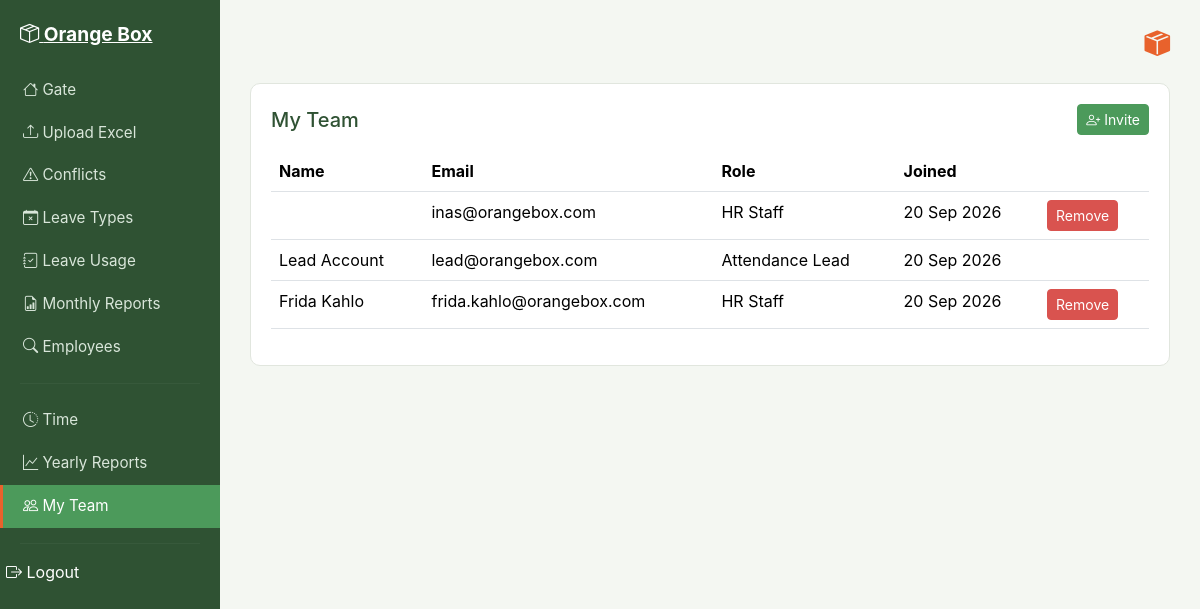
The app's page /team/ (signed in) with its own data.
### attendance/models.py (models this page shows, shortened)
class HRStaff(AbstractUser):
    username = None
    email = models.EmailField(unique=True)
    full_name = models.CharField(max_length=150)
    USERNAME_FIELD = 'email'
    REQUIRED_FIELDS = []
    objects = HRStaffManager()

### attendance/views.py (the view)
# urls.py: path('team/', views.team_list, name='team_list'),
@user_passes_test(is_attendance_lead)
@login_required
def team_list(request):
    staff = HRStaff.objects.all().order_by('date_joined')
    return render(request, 'attendance/team_list.html', {'staff': staff})

### attendance/context_processors.py (called while the page is built)
def notifications_context(request):
    if request.user.is_authenticated:
        unread = Notification.objects.filter(recipient=request.user, status='unread').order_by('-date')
        return {
            'unread_notifications': unread,
            'unread_count': unread.count()
        }
    return {'unread_notifications': [], 'unread_count': 0}

### attendance/views.py (called while the page is built)
def is_attendance_lead(user):
    return hasattr(user, 'attendancelead')

### attendance/templates/attendance/team_list.html (shortened to what this page needs)
{% extends 'attendance/base.html' %}
{% block content %}
<div class="ob-card">
    <div class="d-flex justify-content-between align-items-center mb-3">
        <h5 class="mb-0">My Team</h5>
        <button type="button" class="btn btn-ob-save btn-sm" onclick="generateInviteCode()">
            <i class="bi bi-person-plus"></i> Invite
        </button>
    </div>
    {% if staff %}
    <table class="table table-ob">
            <thead><tr><th>Name</th><th>Email</th><th>Role</th><th>Joined</th><th></th></tr></thead>
        <tbody>
        {% for person in staff %}
        <tr>
            <td>{{ person.full_name }}</td>
            <td>{{ person.email }}</td>
            <td>{% if person.attendancelead %}Attendance Lead{% else %}HR Staff{% endif %}</td>
            <td>{{ person.date_joined|date:"d M Y" }}</td>
            <td>
                {% if person.id != request.user.id %}
                <button type="button" class="btn btn-sm btn-ob-danger"
                    onclick="confirmRemove('{{ person.id }}', '{{ person.full_name|escapejs }}')">Remove</button>
                {% endif %}
            </td>
        </tr>
        {% endfor %}
        </tbody>
    </table>
    {% else %}
    <div class="ob-empty-state"><i class="bi bi-people" style="font-size:2rem;"></i><p>No team members yet.</p></div>
    {% endif %}
</div>
{% endblock %}

### static/css/style.css (style rules this page uses)
:root { --ob-bg: #f4f7f2; --ob-sidebar: #2f5233; --ob-sidebar-active: #4C9A5B; --ob-accent: #E8622C; --ob-accent-hover: #c94f20; --ob-green: #4C9A5B; --ob-yellow: #E8B93C; --ob-red: #D9534F; --ob-text: #2c2c2c; --ob-muted: #7a7a7a; --ob-card: #ffffff; --ob-border: #e1e6de; }
body { background-color: var(--ob-bg); color: var(--ob-text); font-family: -apple-system, "Segoe UI", Roboto, Arial, sans-serif; }
.ob-card { background-color: var(--ob-card); border: 1px solid var(--ob-border); border-radius: 10px; padding: 20px; margin-bottom: 20px; }
.ob-card h5 { margin-bottom: 15px; color: var(--ob-sidebar); }
.btn-ob-save { background-color: var(--ob-green); border-color: var(--ob-green); color: #fff; }
.btn-ob-danger { background-color: var(--ob-red); border-color: var(--ob-red); color: #fff; }
.table-ob thead { background-color: var(--ob-sidebar); color: #fff; }
.table-ob tbody tr:nth-child(odd) { background-color: #f9fbf8; }

### records on screen
HRStaff: email "inas@orangebox.com", shows "HR Staff", date_joined "20 Sep 2026"
HRStaff: full_name "Lead Account", email "lead@orangebox.com", shows "Attendance Lead", date_joined "20 Sep 2026"
HRStaff: full_name "Frida Kahlo", email "frida.kahlo@orangebox.com", shows "HR Staff", date_joined "20 Sep 2026"
